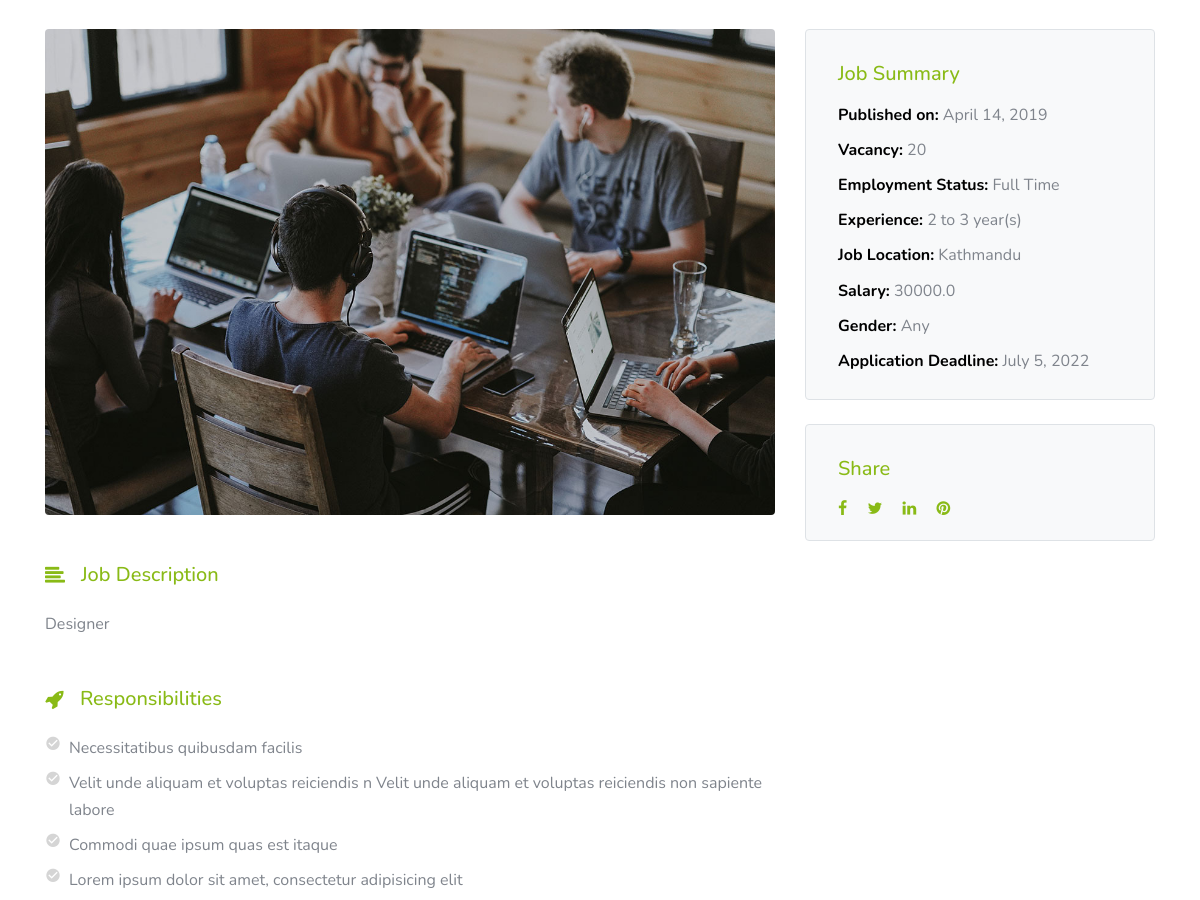
The app's page /jobs/single/4 (middle part), older data.
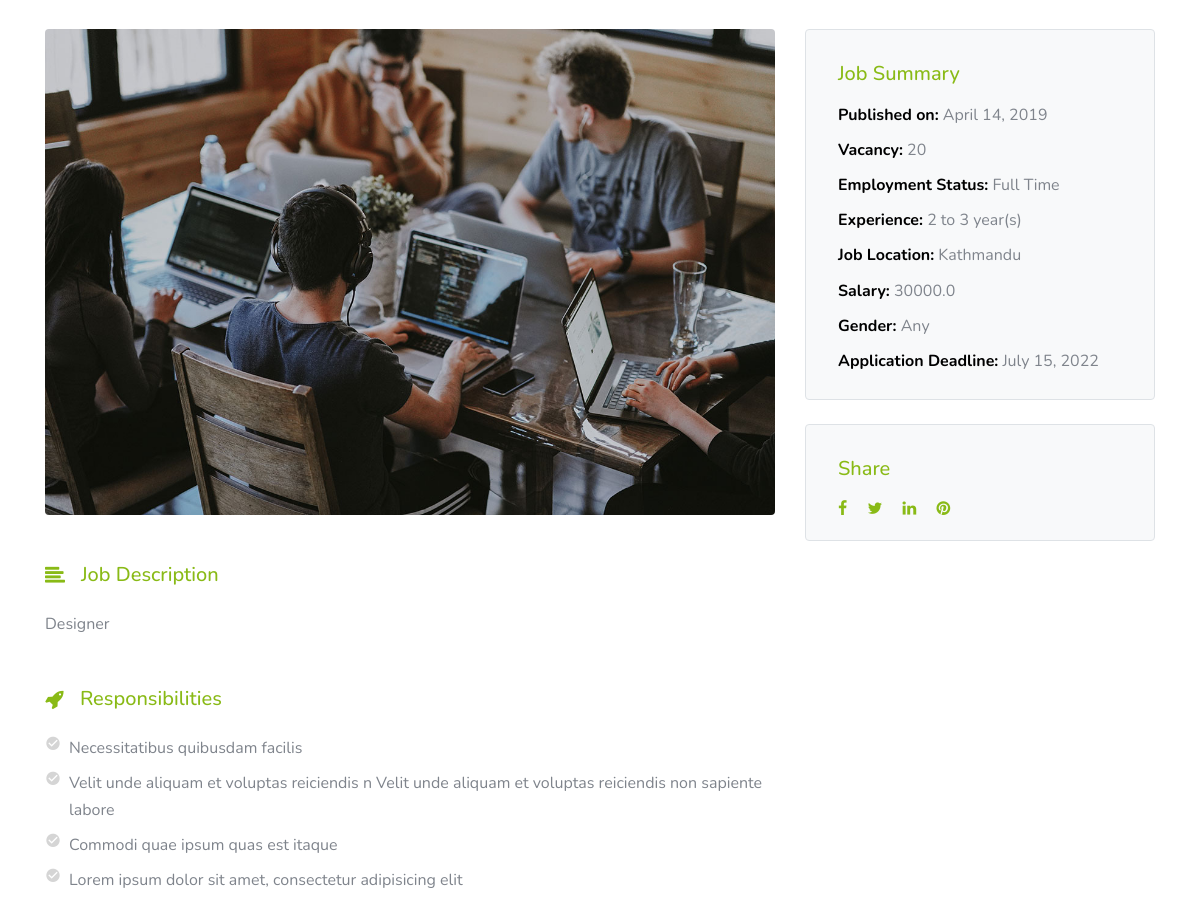
The same page, newer data.
### jobs/models.py (models this page shows, shortened)
class Job(models.Model):
    title = models.CharField(max_length=255)
    category = models.ForeignKey(Category, on_delete=models.CASCADE, default=1)
    type = models.CharField(max_length=100,
                            choices=[('Full Time', 'Full Time'),
                                     ('Part Time', 'Part Time')
                                     ], default='Full Time')
    desc = models.TextField()
    requirement = models.TextField()
    salary = models.FloatField()
    deadline = models.DateField()
    status = models.BooleanField(default=True)
    organization = models.ForeignKey(Organization, on_delete=models.CASCADE)

### organizations/models.py (models this page shows, shortened)
class Organization(models.Model):
    name = models.CharField(max_length=255)
    address = models.CharField(max_length=255)
    phone = models.CharField(max_length=20)
    email = models.CharField(max_length=50)
    type = models.CharField(max_length=100,
                            choices=[('Education', 'Education'),
                                     ('IT', 'IT'),
                                     ('Consultancy', 'Consultancy'),
                                     ('NGO/INGO', 'NGO/INGO'),
                                     ('Other', 'Other'),
                                     ])
    details = models.TextField()
    logo = models.ImageField(upload_to='organizations')
    status = models.BooleanField(default=True)
    class Meta:
        verbose_name = 'Categorie'

### jobs/views.py (the view)
# urls.py: path('single/<jid>', views.show_single_job, name='single_job'),
def show_single_job(request, jid):
    job = Job.objects.get(id=jid)
    return render(request, 'job-single.html', {'job': job})

### jobs/context_processors.py (called while the page is built)
def get_categories(request):
    categories = Category.objects.all()
    return {'categories': categories, 'MEDIA_URL': MEDIA_URL}

### templates/job-single.html (shortened to what this page needs)
{% extends 'base.html' %}
{% load static %}
{% block content %}
<section class="site-section">
    <div class="container">
        <div class="row">
            <div class="col-lg-8">
                <div class="mb-5">
                    <figure class="mb-5"><img src="{% static 'theme/images/job_single_img_1.jpg' %}" alt="Image" class="img-fluid rounded">
                    </figure>
                    <h3 class="h5 d-flex align-items-center mb-4 text-primary"><span
                            class="icon-align-left mr-3"></span>Job Description</h3>
                    <p>{{ job.desc }}</p>
                </div>
                <div class="mb-5">
                    <h3 class="h5 d-flex align-items-center mb-4 text-primary"><span class="icon-rocket mr-3"></span>Responsibilities
                    </h3>
                    <ul class="list-unstyled m-0 p-0">
                        <li class="d-flex align-items-start mb-2"><span
                                class="icon-check_circle mr-2 text-muted"></span><span>Necessitatibus quibusdam facilis</span>
                        </li>
                        <li class="d-flex align-items-start mb-2"><span
                                class="icon-check_circle mr-2 text-muted"></span><span>Velit unde aliquam et voluptas reiciendis n Velit unde aliquam et voluptas reiciendis non sapiente labore</span>
                        </li>
                        <li class="d-flex align-items-start mb-2"><span
                                class="icon-check_circle mr-2 text-muted"></span><span>Commodi quae ipsum quas est itaque</span>
                        </li>
                        <li class="d-flex align-items-start mb-2"><span
                                class="icon-check_circle mr-2 text-muted"></span><span>Lorem ipsum dolor sit amet, consectetur adipisicing elit</span>
                        </li>
                    </ul>
                </div>
            </div>
            <div class="col-lg-4">
                <div class="bg-light p-3 border rounded mb-4">
                    <h3 class="text-primary  mt-3 h5 pl-3 mb-3 ">Job Summary</h3>
                    <ul class="list-unstyled pl-3 mb-0">
                        <li class="mb-2"><strong class="text-black">Published on:</strong> April 14, 2019</li>
                        <li class="mb-2"><strong class="text-black">Vacancy:</strong> 20</li>
                        <li class="mb-2"><strong class="text-black">Employment Status:</strong> {{ job.type }}</li>
                        <li class="mb-2"><strong class="text-black">Experience:</strong> 2 to 3 year(s)</li>
                        <li class="mb-2"><strong class="text-black">Job Location:</strong> {{ job.organization.address }}</li>
                        <li class="mb-2"><strong class="text-black">Salary:</strong> {{ job.salary }}</li>
                        <li class="mb-2"><strong class="text-black">Gender:</strong> Any</li>
                        <li class="mb-2"><strong class="text-black">Application Deadline:</strong> {{ job.deadline }}</li>
                    </ul>
                </div>
                <div class="bg-light p-3 border rounded">
                    <h3 class="text-primary  mt-3 h5 pl-3 mb-3 ">Share</h3>
                    <div class="px-3">
                        <a href="#" class="pt-3 pb-3 pr-3 pl-0"><span class="icon-facebook"></span></a>
                        <a href="#" class="pt-3 pb-3 pr-3 pl-0"><span class="icon-twitter"></span></a>
                        <a href="#" class="pt-3 pb-3 pr-3 pl-0"><span class="icon-linkedin"></span></a>
                        <a href="#" class="pt-3 pb-3 pr-3 pl-0"><span class="icon-pinterest"></span></a>
                    </div>
                </div>
            </div>
        </div>
    </div>
</section>
{% endblock %}

Row changes from the older to the newer data that the page shows:
changed Job "Designer": deadline "July 5, 2022" → "July 15, 2022"
